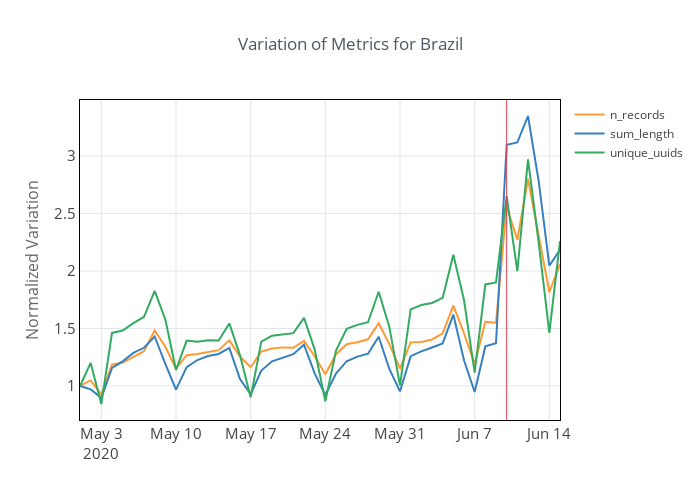

Source (notebook cell):
### Code cell
d = (records.set_index('date')
     .sort_index()[['n_records', 'sum_length']]
     .merge(unique.set_index('date')[['unique_uuids']], right_index=True, left_index=True))
d.divide(d.iloc[0]).iplot(
    theme='custom',
    title='Variation of Metrics for Brazil',
    yTitle='Normalized Variation',
    vline=pd.Timestamp(year=2020, month=6, day=10)
)

### Figure 1 — Plotly figure (JSON) as saved in the notebook; plotly's stock layout.template omitted (floating-point values rounded to 4 significant figures)
{"data": [{"line": {"color": "rgba(255, 153, 51, 1.0)", "dash": "solid", "shape": "linear", "width": 2}, "mode": "lines", "name": "n_records", "text": "", "type": "scatter", "x": ["2020-05-01", "2020-05-02", "2020-05-03", "2020-05-04", "2020-05-05", "2020-05-06", "2020-05-07", "2020-05-08", "2020-05-09", "2020-05-10", "2020-05-11", "2020-05-12", "2020-05-13", "2020-05-14", "2020-05-15", "2020-05-16", "2020-05-17", "2020-05-18", "2020-05-19", "2020-05-20", "2020-05-21", "2020-05-22", "2020-05-23", "2020-05-24", "2020-05-25", "2020-05-26", "2020-05-27", "2020-05-28", "2020-05-29", "2020-05-30", "2020-05-31", "2020-06-01", "2020-06-02", "2020-06-03", "2020-06-04", "2020-06-05", "2020-06-06", "2020-06-07", "2020-06-08", "2020-06-09", "2020-06-10", "2020-06-11", "2020-06-12", "2020-06-13", "2020-06-14", "2020-06-15"], "y": [1, 1.048, 0.9262, 1.185, 1.204, 1.25, 1.303, 1.483, 1.34, 1.151, 1.268, 1.277, 1.297, 1.311, 1.397, 1.256, 1.162, 1.3, 1.325, 1.336, 1.331, 1.392, 1.258, 1.101, 1.276, 1.363, 1.381, 1.406, 1.546, 1.364, 1.151, 1.379, 1.383, 1.405, 1.458, 1.699, 1.458, 1.19, 1.557, 1.55, 2.558, 2.27, 2.801, 2.323, 1.815, 2.059]}, {"line": {"color": "rgba(55, 128, 191, 1.0)", "dash": "solid", "shape": "linear", "width": 2}, "mode": "lines", "name": "sum_length", "text": "", "type": "scatter", "x": ["2020-05-01", "2020-05-02", "2020-05-03", "2020-05-04", "2020-05-05", "2020-05-06", "2020-05-07", "2020-05-08", "2020-05-09", "2020-05-10", "2020-05-11", "2020-05-12", "2020-05-13", "2020-05-14", "2020-05-15", "2020-05-16", "2020-05-17", "2020-05-18", "2020-05-19", "2020-05-20", "2020-05-21", "2020-05-22", "2020-05-23", "2020-05-24", "2020-05-25", "2020-05-26", "2020-05-27", "2020-05-28", "2020-05-29", "2020-05-30", "2020-05-31", "2020-06-01", "2020-06-02", "2020-06-03", "2020-06-04", "2020-06-05", "2020-06-06", "2020-06-07", "2020-06-08", "2020-06-09", "2020-06-10", "2020-06-11", "2020-06-12", "2020-06-13", "2020-06-14", "2020-06-15"], "y": [1, 0.9704, 0.8967, 1.158, 1.214, 1.288, 1.332, 1.43, 1.193, 0.968, 1.164, 1.226, 1.261, 1.279, 1.331, 1.06, 0.9279, 1.134, 1.214, 1.245, 1.277, 1.359, 1.109, 0.9211, 1.107, 1.215, 1.255, 1.28, 1.428, 1.148, 0.9526, 1.259, 1.301, 1.334, 1.37, 1.621, 1.223, 0.9478, 1.344, 1.372, 3.096, 3.118, 3.347, 2.781, 2.046, 2.184]}, {"line": {"color": "rgba(50, 171, 96, 1.0)", "dash": "solid", "shape": "linear", "width": 2}, "mode": "lines", "name": "unique_uuids", "text": "", "type": "scatter", "x": ["2020-05-01", "2020-05-02", "2020-05-03", "2020-05-04", "2020-05-05", "2020-05-06", "2020-05-07", "2020-05-08", "2020-05-09", "2020-05-10", "2020-05-11", "2020-05-12", "2020-05-13", "2020-05-14", "2020-05-15", "2020-05-16", "2020-05-17", "2020-05-18", "2020-05-19", "2020-05-20", "2020-05-21", "2020-05-22", "2020-05-23", "2020-05-24", "2020-05-25", "2020-05-26", "2020-05-27", "2020-05-28", "2020-05-29", "2020-05-30", "2020-05-31", "2020-06-01", "2020-06-02", "2020-06-03", "2020-06-04", "2020-06-05", "2020-06-06", "2020-06-07", "2020-06-08", "2020-06-09", "2020-06-10", "2020-06-11", "2020-06-12", "2020-06-13", "2020-06-14", "2020-06-15"], "y": [1, 1.201, 0.8433, 1.461, 1.482, 1.546, 1.601, 1.827, 1.578, 1.138, 1.395, 1.386, 1.397, 1.396, 1.544, 1.267, 0.9006, 1.385, 1.438, 1.448, 1.46, 1.592, 1.318, 0.8662, 1.308, 1.496, 1.531, 1.554, 1.82, 1.514, 1.005, 1.666, 1.703, 1.722, 1.767, 2.142, 1.747, 1.115, 1.883, 1.9, 2.651, 1.998, 2.97, 2.248, 1.463, 2.26]}], "layout": {"height": 500, "legend": {"bgcolor": "#FFFFFF", "bordercolor": "#444444", "borderwidth": 0, "font": {"size": 12}, "itemclick": "toggle", "itemdoubleclick": "toggleothers", "itemsizing": "trace", "traceorder": "normal"}, "paper_bgcolor": "#FFFFFF", "plot_bgcolor": "#FFFFFF", "shapes": [{"line": {"color": "#db4052", "dash": "solid", "width": 1}, "type": "line", "x0": "2020-06-10T00:00:00", "x1": "2020-06-10T00:00:00", "xref": "x", "y0": 0, "y1": 1, "yref": "paper"}], "title": "Variation of Metrics for Brazil", "title_x": 0.5, "titlefont": {"color": "#4D5663", "size": 17}, "width": 700, "xaxis": {"automargin": true, "gridcolor": "#E1E5ED", "linecolor": "#000000", "mirror": "ticks", "showline": true, "tickfont": {"size": 15}, "title": "", "titlefont": {"color": "#666666", "size": 16}, "zerolinecolor": "#000000", "zerolinewidth": 2}, "yaxis": {"automargin": true, "gridcolor": "#E1E5ED", "linecolor": "#000000", "mirror": "ticks", "showline": true, "tickfont": {"size": 15}, "title": "Normalized Variation", "titlefont": {"color": "#666666", "size": 16}, "zerolinecolor": "#000000", "zerolinewidth": 2}}}
